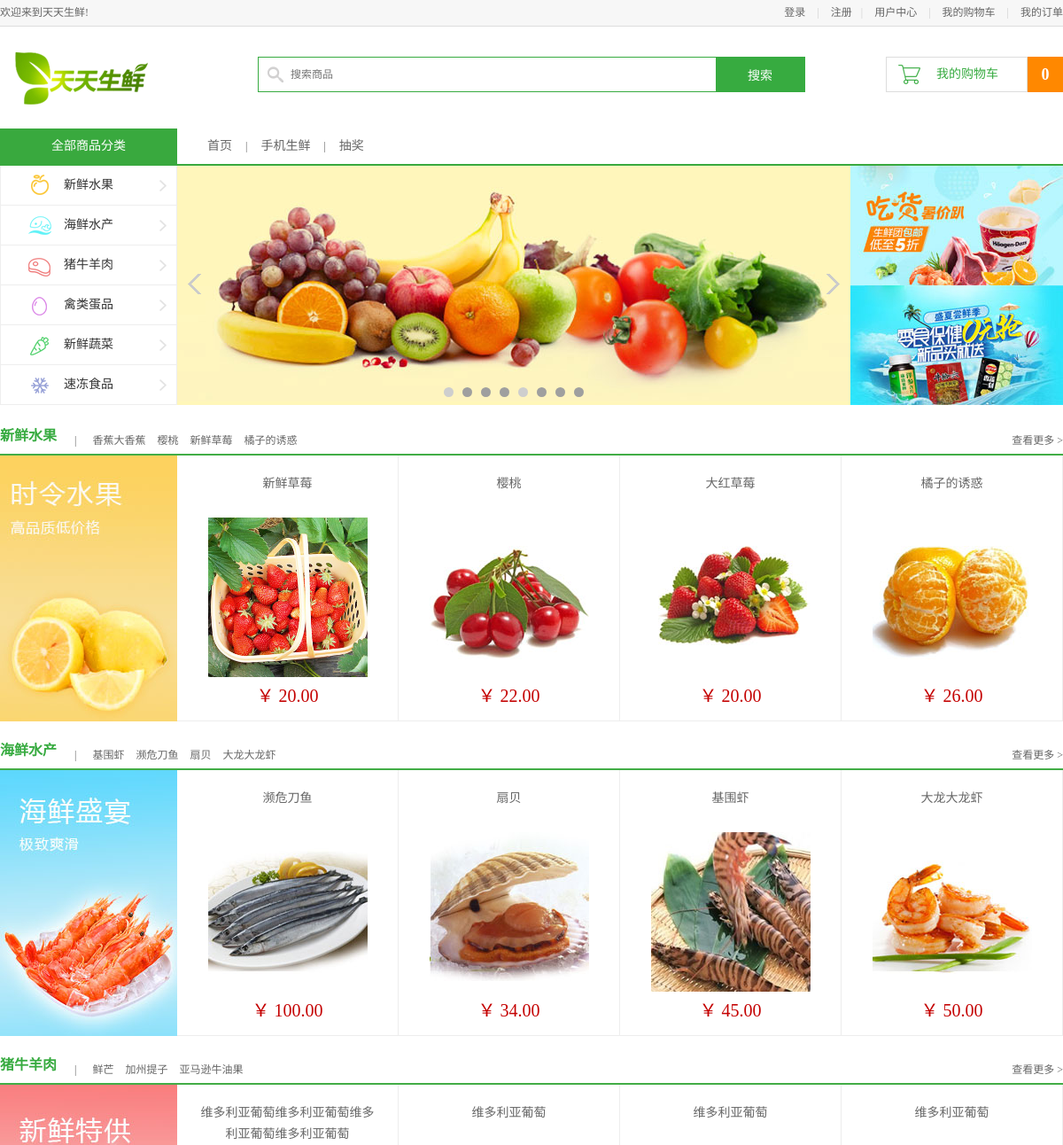
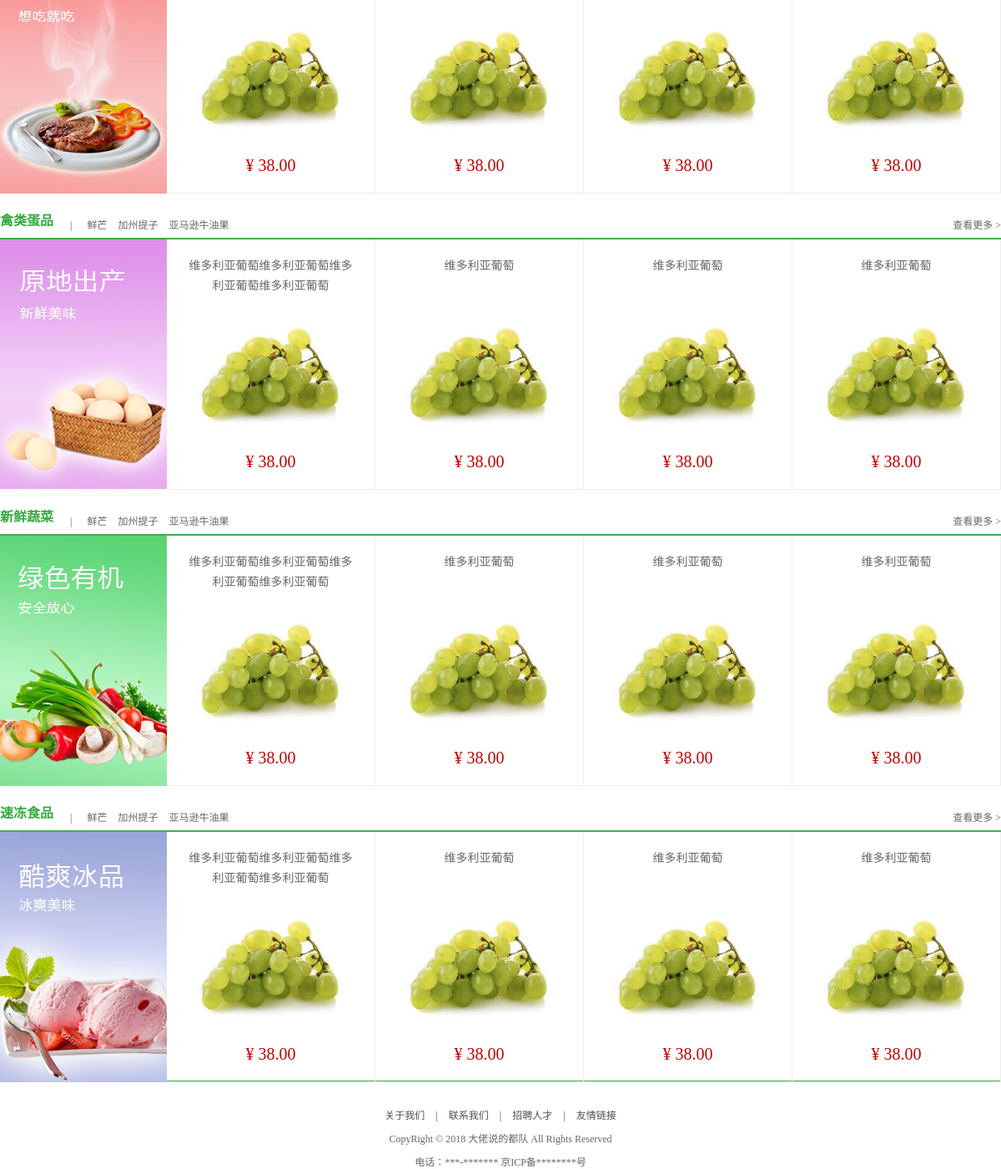
The page / on the database its author committed (2 pictures, top to bottom).
### apps/df_goods/models.py (models this page shows, shortened)
class GoodsInfo(models.Model):
    isDelete = models.BooleanField(default=False)  # 逻辑删除
    gtitle = models.CharField(max_length=20, verbose_name="商品名称", unique=True)
    gpic = models.ImageField(upload_to='df_goods', verbose_name="图片路径")
    gprice = models.DecimalField(max_digits=5, decimal_places=2, verbose_name="商品价格")  # 商品价格小数位为两位，整数位为3位
    gunit = models.CharField(max_length=20, default='500g', verbose_name="单位重量")
    gclick = models.IntegerField(verbose_name="点击量")
    gjianjie = models.CharField(max_length=200, verbose_name="简介")
    gkucun = models.IntegerField(verbose_name="库存")
    gcontent = HTMLField(max_length=200, verbose_name="详情")
    gtype = models.ForeignKey(TypeInfo, on_delete=models.CASCADE, verbose_name="分类")  # 外键关联TypeInfo表
    class Meta:
        verbose_name = "商品"
        verbose_name_plural = verbose_name

### apps/df_goods/views.py (the view)
# urls.py: url('^$', views.index, name="index"),
def index(request):
    typelist = TypeInfo.objects.all()
    type0 = typelist[0].goodsinfo_set.order_by('-id')[0:4]  # 按照上传顺序
    type01 = typelist[0].goodsinfo_set.order_by('-gclick')[0:4]  # 按照点击量
    type1 = typelist[1].goodsinfo_set.order_by('-id')[0:4]
    type11 = typelist[1].goodsinfo_set.order_by('-gclick')[0:4]
    type2 = typelist[2].goodsinfo_set.order_by('-id')[0:4]
    type21 = typelist[2].goodsinfo_set.order_by('-gclick')[0:4]
    type3 = typelist[3].goodsinfo_set.order_by('-id')[0:4]
    type31 = typelist[3].goodsinfo_set.order_by('-gclick')[0:4]
    type4 = typelist[4].goodsinfo_set.order_by('-id')[0:4]
    type41 = typelist[4].goodsinfo_set.order_by('-gclick')[0:4]
    type5 = typelist[5].goodsinfo_set.order_by('-id')[0:4]
    type51 = typelist[5].goodsinfo_set.order_by('-gclick')[0:4]
    cart_num = 0
    if 'user_id' in request.session:
        user_id = request.session['user_id']
        cart_num = CartInfo.objects.filter(user_id=int(user_id)).count()
    context = {
        'title': '首页',
        'cart_num': cart_num,
        'guest_cart': 1,
        'type0': type0, 'type01': type01,
        'type1': type1, 'type11': type11,
        'type2': type2, 'type21': type21,
        'type3': type3, 'type31': type31,
        'type4': type4, 'type41': type41,
        'type5': type5, 'type51': type51,
    }
    return render(request, 'df_goods/index.html', context)

### templates/df_goods/index.html (shortened to what this page needs)
{% extends 'base.html' %}
{% block center_body %}
	<div class="navbar_con">
		<div class="navbar">
			<h1 class="fl">全部商品分类</h1>
			<ul class="navlist fl">
				<li><a href="{% url "df_goods:index" %}">首页</a></li>
				<li class="interval">|</li>
				<li><a href="#">手机生鲜</a></li>
				<li class="interval">|</li>
				<li><a href="#">抽奖</a></li>
			</ul>
		</div>
	</div>
	<div class="center_con clearfix">
		<ul class="subnav fl">
			<li><a href="#model01" class="fruit">新鲜水果</a></li>
			<li><a href="#model02" class="seafood">海鲜水产</a></li>
			<li><a href="#model03" class="meet">猪牛羊肉</a></li>
			<li><a href="#model04" class="egg">禽类蛋品</a></li>
			<li><a href="#model05" class="vegetables">新鲜蔬菜</a></li>
			<li><a href="#model06" class="ice">速冻食品</a></li>
		</ul>
		<div class="slide fl">
			<ul class="slide_pics">
				<li><img src="/static/images/slide.jpg" alt="幻灯片"></li>
			</ul>
			<div class="prev"></div>
			<div class="next"></div>
			<ul class="points"></ul>
		</div>
		<div class="adv fl">
			<a href="#"><img src="/static/images/adv01.jpg"></a>
			<a href="#"><img src="/static/images/adv02.jpg"></a>
		</div>
	</div>
	<div class="list_model">
		<div class="list_title clearfix">
			<h3 class="fl" id="model01">新鲜水果</h3>
			<div class="subtitle fl">
				<span>|</span>
                {% for g in type01 %}
                    <a href="/{{ g.id }}/">{{  g.gtitle|slice:'10' }}</a>
                {%  endfor %}
			</div>
			<a href="/list1_1_1/" class="goods_more fr" id="fruit_more">查看更多 ></a>
		</div>
		<div class="goods_con clearfix">
			<div class="goods_banner fl"><img src="/static/images/banner01.jpg"></div>
			<ul class="goods_list fl">
                {% for goods in type0 %}
                <li>
                    <h4><a href="/{{ goods.id }}/">{{ goods.gtitle }}</a></h4>
                    <a href="/{{ goods.id }}/"><img src="/static/{{ goods.gpic }}"></a>
                    <div class="prize"> ￥ {{ goods.gprice }} </div>
                </li>
                {% endfor %}
			</ul>
		</div>
	</div>
	<div class="list_model">
		<div class="list_title clearfix">
			<h3 class="fl" id="model02">海鲜水产</h3>
			<div class="subtitle fl">
				<span>|</span>
                {% for g in type1 %}
                    <a href="/{{ g.id }}/">{{ g.gtitle|slice:'10' }}</a>
                {% endfor %}
			</div>
			<a href="/list2_1_1/" class="goods_more fr">查看更多 ></a>
		</div>
		<div class="goods_con clearfix">
			<div class="goods_banner fl"><img src="/static/images/banner02.jpg"></div>
			<ul class="goods_list fl">
                {% for goods in type11 %}
                <li>
                    <h4><a href="/{{ goods.id }}/">{{ goods.gtitle }}</a></h4>
                    <a href="/{{ goods.id }}/"><img src="/static/{{ goods.gpic }}"></a>
                    <div class="prize"> ￥ {{ goods.gprice }} </div>
                </li>
                {% endfor %}
			</ul>
		</div>
	</div>
	<div class="list_model">
		<div class="list_title clearfix">
			<h3 class="fl" id="model03">猪牛羊肉</h3>
			<div class="subtitle fl">
				<span>|</span>
				<a href="#">鲜芒</a>
				<a href="#">加州提子</a>
				<a href="#">亚马逊牛油果</a>
			</div>
			<a href="#" class="goods_more fr">查看更多 ></a>
		</div>
		<div class="goods_con clearfix">
			<div class="goods_banner fl"><img src="/static/images/banner03.jpg"></div>
			<ul class="goods_list fl">
				<li>
					<h4><a href="#">维多利亚葡萄维多利亚葡萄维多利亚葡萄维多利亚葡萄</a></h4>
					<a href="#"><img src="/static/images/goods.jpg"></a>
					<div class="prize">¥ 38.00</div>
				</li>
				<li>
					<h4><a href="#">维多利亚葡萄</a></h4>
					<a href="#"><img src="/static/images/goods.jpg"></a>
					<div class="prize">¥ 38.00</div>
				</li>
				<li>
					<h4><a href="#">维多利亚葡萄</a></h4>
					<a href="#"><img src="/static/images/goods.jpg"></a>
					<div class="prize">¥ 38.00</div>
				</li>
				<li>
					<h4><a href="#">维多利亚葡萄</a></h4>
					<a href="#"><img src="/static/images/goods.jpg"></a>
					<div class="prize">¥ 38.00</div>
				</li>
			</ul>
		</div>
	</div>
	<div class="list_model">
		<div class="list_title clearfix">
			<h3 class="fl" id="model04">禽类蛋品</h3>
			<div class="subtitle fl">
				<span>|</span>
				<a href="#">鲜芒</a>
				<a href="#">加州提子</a>
				<a href="#">亚马逊牛油果</a>
			</div>
			<a href="#" class="goods_more fr">查看更多 ></a>
		</div>
		<div class="goods_con clearfix">
			<div class="goods_banner fl"><img src="/static/images/banner04.jpg"></div>
			<ul class="goods_list fl">
				<li>
					<h4><a href="#">维多利亚葡萄维多利亚葡萄维多利亚葡萄维多利亚葡萄</a></h4>
					<a href="#"><img src="/static/images/goods.jpg"></a>
					<div class="prize">¥ 38.00</div>
				</li>
				<li>
					<h4><a href="#">维多利亚葡萄</a></h4>
					<a href="#"><img src="/static/images/goods.jpg"></a>
					<div class="prize">¥ 38.00</div>
				</li>
				<li>
					<h4><a href="#">维多利亚葡萄</a></h4>
					<a href="#"><img src="/static/images/goods.jpg"></a>
					<div class="prize">¥ 38.00</div>
				</li>
				<li>
					<h4><a href="#">维多利亚葡萄</a></h4>
					<a href="#"><img src="/static/images/goods.jpg"></a>
					<div class="prize">¥ 38.00</div>
				</li>
			</ul>
		</div>
	</div>
	<div class="list_model">
		<div class="list_title clearfix">
			<h3 class="fl" id="model05">新鲜蔬菜</h3>
			<div class="subtitle fl">
				<span>|</span>
				<a href="#">鲜芒</a>
				<a href="#">加州提子</a>
				<a href="#">亚马逊牛油果</a>
			</div>
			<a href="#" class="goods_more fr">查看更多 ></a>
		</div>
		<div class="goods_con clearfix">
			<div class="goods_banner fl"><img src="/static/images/banner05.jpg"></div>
			<ul class="goods_list fl">
				<li>
					<h4><a href="#">维多利亚葡萄维多利亚葡萄维多利亚葡萄维多利亚葡萄</a></h4>
					<a href="#"><img src="/static/images/goods.jpg"></a>
					<div class="prize">¥ 38.00</div>
				</li>
				<li>
					<h4><a href="#">维多利亚葡萄</a></h4>
					<a href="#"><img src="/static/images/goods.jpg"></a>
					<div class="prize">¥ 38.00</div>
				</li>
				<li>
					<h4><a href="#">维多利亚葡萄</a></h4>
					<a href="#"><img src="/static/images/goods.jpg"></a>
					<div class="prize">¥ 38.00</div>
				</li>
				<li>
					<h4><a href="#">维多利亚葡萄</a></h4>
					<a href="#"><img src="/static/images/goods.jpg"></a>
					<div class="prize">¥ 38.00</div>
				</li>
			</ul>
		</div>
	</div>
	<div class="list_model">
		<div class="list_title clearfix">
			<h3 class="fl" id="model06">速冻食品</h3>
			<div class="subtitle fl">
				<span>|</span>
				<a href="#">鲜芒</a>
				<a href="#">加州提子</a>
				<a href="#">亚马逊牛油果</a>
			</div>
			<a href="#" class="goods_more fr">查看更多 ></a>
		</div>
		<div class="goods_con clearfix">
			<div class="goods_banner fl"><img src="/static/images/banner06.jpg"></div>
			<ul class="goods_list fl">
				<li>
					<h4><a href="#">维多利亚葡萄维多利亚葡萄维多利亚葡萄维多利亚葡萄</a></h4>
					<a href="#"><img src="/static/images/goods.jpg"></a>
					<div class="prize">¥ 38.00</div>
				</li>
				<li>
					<h4><a href="#">维多利亚葡萄</a></h4>
					<a href="#"><img src="/static/images/goods.jpg"></a>
					<div class="prize">¥ 38.00</div>
				</li>
				<li>
					<h4><a href="#">维多利亚葡萄</a></h4>
					<a href="#"><img src="/static/images/goods.jpg"></a>
					<div class="prize">¥ 38.00</div>
				</li>
				<li>
					<h4><a href="#">维多利亚葡萄</a></h4>
					<a href="#"><img src="/static/images/goods.jpg"></a>
					<div class="prize">¥ 38.00</div>
				</li>
			</ul>
		</div>
	</div>
{% endblock center_body %}

### static/css/main.css (style rules this page uses)
body { font-family:'Microsoft Yahei';font-size:12px;color:#666; }
html,body { height:100% }
.navbar_con { height:40px;border-bottom:2px solid #39a93e }
.navbar { width:1200px;margin:0 auto; }
.navbar h1 { width:200px;height:40px;line-height:40px;text-align: center;font-size:14px;color:#fff;background-color:#39a93e; }
.navlist { margin-left:34px; }
.navlist li { height:40px;float:left;line-height:40px; }
.navlist li a { color:#666;font-size:14px }
.navlist .interval { margin:0 15px; }
.center_con { width:1200px;height:270px;margin:0 auto; }
.subnav { width:198px;height:270px;border-left:1px solid #eee;border-right:1px solid #eee; }
.subnav li { height:44px;border-bottom:1px solid #eee;background:url(../images/icons.png) 178px -257px no-repeat #fff; }
.subnav li a { display:block;height:44px;line-height:44px;text-indent:71px;font-size:14px;color:#333 }
.subnav li .fruit { background:url(../images/icons.png) 28px 0px no-repeat; }
.subnav li .seafood { background:url(../images/icons.png) 28px -43px no-repeat; }
.subnav li .meet { background:url(../images/icons.png) 28px -86px no-repeat; }
.subnav li .egg { background:url(../images/icons.png) 28px -132px no-repeat; }
.subnav li .vegetables { background:url(../images/icons.png) 28px -174px no-repeat; }
.subnav li .ice { background:url(../images/icons.png) 28px -220px no-repeat; }
.slide { width:760px;height:270px;position:relative;overflow:hidden; }
.slide .slide_pics { position:relative;left:0;top:0;width:760px;height:270px; }
.slide .slide_pics li { width:760px;height:270px;position:absolute;left:0;top:0 }
.slide .prev,.slide .next { width:17px;height:23px;background:url(../images/icons.png) left -388px no-repeat;position:absolute;left:11px;top:122px;cursor:pointer; }
.slide .next { background-position:left -428px;left:732px; }
.points { width:100%;height:11px;position:absolute;left:0;top:250px;text-align:center; }
.adv { width:240px;height:270px; overflow:hidden; background-color:gold; }
.adv a { display:block;float:left; }
.list_model { width:1200px;height:340px;margin:15px auto 0; }
.list_title { height:40px;border-bottom:2px solid #42ad46 }
.list_title h3 { height:40px;line-height:40px;font-size:16px;color:#37ab40;font-weight:bold; }
.list_title .subtitle { height:20px;line-height:20px;margin-top:15px; }
.list_title .subtitle span { color:#666;margin:0 10px 0 20px; }
.list_title .subtitle a { color:#666;margin:0 5px; }
.goods_more { height:20px;margin-top:15px;color:#666 }
.goods_con { height:300px; }
.goods_banner { width:200px;height:300px; }
.goods_banner img { width:200px;height:300px; }
.goods_list { width:1000px;height:299px;border-bottom:1px solid #ededed }
.goods_list li { height:299px;width:249px;border-right:1px solid #ededed;float:left }
.goods_list li h4 { width:200px;height:50px;margin:20px auto 0;text-align:center; }
.goods_list li h4 a { font-size:14px;color:#666;font-weight:normal;line-height:24px; }
.goods_list li img { display:block;width:180px;height:180px;margin:0 auto; }
.goods_list li .prize { text-align:center;font-size:20px;color:#c40000;margin-top:5px; }

### rows shown on the page
GoodsInfo: gtitle "香蕉大香蕉"
GoodsInfo: gtitle "樱桃", gpic (picture), gprice "22.00"
GoodsInfo: gtitle "新鲜草莓", gpic (picture), gprice "20.00"
GoodsInfo: gtitle "橘子的诱惑", gpic (picture), gprice "26.00"
GoodsInfo: gtitle "大红草莓", gpic (picture), gprice "20.00"
GoodsInfo: gtitle "基围虾", gpic (picture), gprice "45.00"
GoodsInfo: gtitle "濒危刀鱼", gpic (picture), gprice "100.00"
GoodsInfo: gtitle "扇贝", gpic (picture), gprice "34.00"
GoodsInfo: gtitle "大龙大龙虾", gpic (picture), gprice "50.00"

### other values the page prints
{{ cart_num }} "0"
